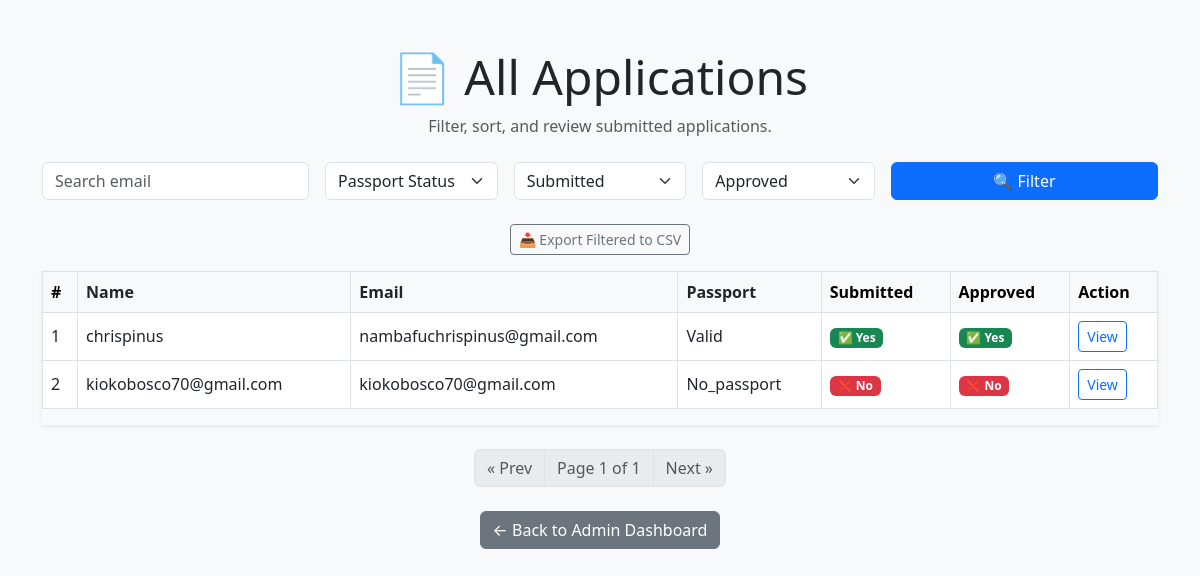
/admin/applications (signed in), run on an earlier commit of the app's database.
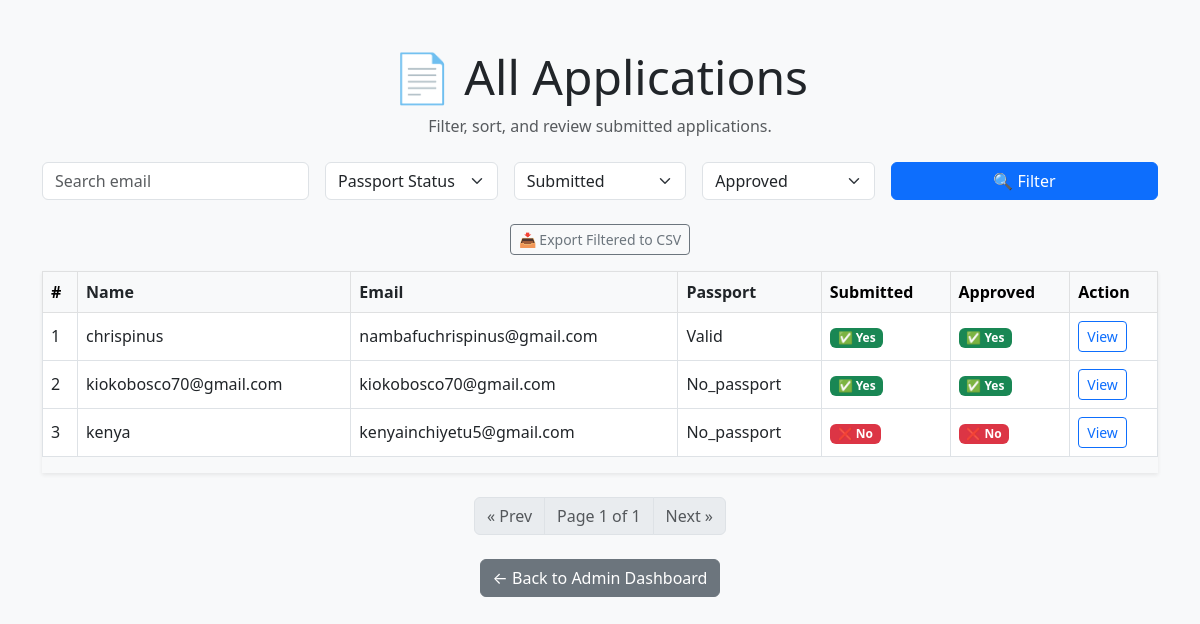
And on a later commit of the database.
### app/models/application.py (models this page shows, shortened)
class Application(db.Model):
    id = db.Column(db.Integer, primary_key=True)
    user_id = db.Column(db.Integer, db.ForeignKey('user.id'), nullable=False)
    user = db.relationship('User', backref='applications')
    passport_status = db.Column(
        db.String(20),
        nullable=False,
        comment="Passport status: 'has_passport', 'needs_passport', or 'applied_for_passport'"
    )
    phone_number = db.Column(
        db.String(20),
        nullable=True,
        comment="User's contact phone number"
    )
    date_of_birth = db.Column(
        db.Date,
        nullable=True,
        comment="User's date of birth in YYYY-MM-DD format"
    )
    education_level = db.Column(
        db.String(50),
        nullable=True,
        comment="Highest education level completed"
    )
    occupation = db.Column(
        db.String(100),
        nullable=True,
        comment="Current or most recent occupation"
    )
    marital_status = db.Column(
        db.String(20),
        nullable=True,
        comment="Marital status: single, married, divorced, etc."
    )
    cv_filename = db.Column(
        db.String(255),
        nullable=True,
        comment="Filename of uploaded CV/resume"
    )
    id_filename = db.Column(
        db.String(255),
        nullable=True,
        comment="Filename of uploaded ID document"
    )
    cert_filename = db.Column(
        db.String(255),
        nullable=True,
        comment="Filename of uploaded education certificate"
    )
    submitted = db.Column(
        db.Boolean,
        default=False,
        nullable=False,
        comment="Whether application has been submitted"
    )
    submitted_at = db.Column(
        db.DateTime,
        nullable=True,
        comment="Timestamp when application was submitted"
    )
    approved = db.Column(
        db.Boolean,
        default=False,
        nullable=False,
        comment="Whether application has been approved"
    )
    approved_at = db.Column(
        db.DateTime,
        nullable=True,
        comment="Timestamp when application was approved"
    )
    last_reminder_sent = db.Column(
        db.DateTime,
        nullable=True,
        comment="Timestamp when last reminder email was sent"
    )

### app/models/user.py (models this page shows, shortened)
class User(UserMixin, db.Model):  # ✅ Inherit UserMixin for Flask-Login support
    id = db.Column(db.Integer, primary_key=True)
    email = db.Column(db.String(120), unique=True, nullable=False)
    full_name = db.Column(db.String(120), nullable=False)
    password_hash = db.Column(db.String(128), nullable=False)
    is_admin = db.Column(db.Boolean, default=False)

### app/routes/admin_routes.py (the view)
@admin_bp.route('/admin/applications')
@login_required
def view_all_applications():
    if not current_user.is_admin:
        flash("Access denied. Admins only.", "danger")
        return redirect(url_for('auth.dashboard'))
    email = request.args.get('email')
    submitted = request.args.get('submitted')
    approved = request.args.get('approved')
    passport_status = request.args.get('passport_status')
    page = request.args.get('page', 1, type=int)
    per_page = 10  # You can change this to show more/less per page
    sort_by = request.args.get('sort_by', 'id')  # Default: sort by ID
    sort_dir = request.args.get('sort_dir', 'asc')  # Default: ascending order
    query = Application.query.join(User)
    if email:
        query = query.filter(User.email.ilike(f"%{email}%"))
    if passport_status:
        query = query.filter(Application.passport_status == passport_status)
    if submitted == 'yes':
        query = query.filter(Application.submitted.is_(True))
    elif submitted == 'no':
        query = query.filter(Application.submitted.is_(False))
    if approved == 'yes':
        query = query.filter(Application.approved.is_(True))
    elif approved == 'no':
        query = query.filter(Application.approved.is_(False))
    allowed_sort_columns = {
        'id': Application.id,
        'name': User.full_name,
        'email': User.email,
        'passport_status': Application.passport_status,
        'submitted': Application.submitted,
        'approved': Application.approved,
    }
    sort_column = allowed_sort_columns.get(sort_by, Application.id)
    sort_column = sort_column.desc() if sort_dir == 'desc' else sort_column.asc()
    query = query.order_by(sort_column)
    pagination = query.paginate(page=page, per_page=per_page, error_out=False)
    applications = pagination.items  # Get only current page's applications
    return render_template(
        'admin/view_all_applications.html',
        applications=applications,
        pagination=pagination,      # ✅ Needed for pagination controls
        sort_by=sort_by,            # ✅ For sorting arrows in template
        sort_dir=sort_dir           # ✅ For toggling asc/desc
    )

### app/scheduler/scheduler.py (called while the page is built)
def start_scheduler(app):
    with app.app_context():
        scheduler.add_job(
            func=lambda: auto_approve_submitted_applications(app),
            trigger='interval',
            hours=1,
            id='auto_approval_job',  # optional job id for reference
            replace_existing=True    # replace job if it already exists
        )
        if not scheduler.running:
            scheduler.start()
            current_app.logger.info("Scheduler started - auto-approval job scheduled every hour")
        @app.teardown_appcontext
        def shutdown_scheduler(exception=None):
            if scheduler.running:
                scheduler.shutdown(wait=False)
                current_app.logger.info("Scheduler shut down on app context teardown")

### app/templates/admin/view_all_applications.html (shortened to what the changed rows need)
<!DOCTYPE html>
<html lang="en">
<head>
    <link href="https://cdn.jsdelivr.net/npm/bootstrap@5.3.0/dist/css/bootstrap.min.css" rel="stylesheet">
</head>
<body class="bg-light">
<div class="container my-5">
    <div class="text-center mb-4">
        <h1 class="display-5">📄 All Applications</h1>
    </div>
    {% if applications %}
    <div class="table-responsive shadow-sm">
        <table class="table table-bordered table-hover bg-white align-middle">
            <thead class="table-light">
                <tr>
                    <th>#</th>
                    <th>
                        <a class="text-decoration-none text-dark" href="{{ url_for('admin_bp.view_all_applications',
                            sort_by='name',
                            sort_dir='desc' if sort_by == 'name' and sort_dir == 'asc' else 'asc',
                            **request.args.to_dict(flat=True)) }}">
                            Name {% if sort_by == 'name' %}{{ '▲' if sort_dir == 'asc' else '▼' }}{% endif %}
                        </a>
                    </th>
                    <th>
                        <a class="text-decoration-none text-dark" href="{{ url_for('admin_bp.view_all_applications',
                            sort_by='email',
                            sort_dir='desc' if sort_by == 'email' and sort_dir == 'asc' else 'asc',
                            **request.args.to_dict(flat=True)) }}">
                            Email {% if sort_by == 'email' %}{{ '▲' if sort_dir == 'asc' else '▼' }}{% endif %}
                        </a>
                    </th>
                    <th>
                        <a class="text-decoration-none text-dark" href="{{ url_for('admin_bp.view_all_applications',
                            sort_by='passport_status',
                            sort_dir='desc' if sort_by == 'passport_status' and sort_dir == 'asc' else 'asc',
                            **request.args.to_dict(flat=True)) }}">
                            Passport {% if sort_by == 'passport_status' %}{{ '▲' if sort_dir == 'asc' else '▼' }}{% endif %}
                        </a>
                    </th>
                    <th>Submitted</th>
                    <th>Approved</th>
                    <th>Action</th>
                </tr>
            </thead>
            <tbody>
                {% for app in applications %}
                    <tr>
                        <td>{{ loop.index }}</td>
                        <td>{{ app.user.full_name }}</td>
                        <td>{{ app.user.email }}</td>
                        <td>{{ app.passport_status|capitalize }}</td>
                        <td>
                            {% if app.submitted %}
                                <span class="badge bg-success">✅ Yes</span>
                            {% else %}
                                <span class="badge bg-danger">❌ No</span>
                            {% endif %}
                        </td>
                        <td>
                            {% if app.approved %}
                                <span class="badge bg-success">✅ Yes</span>
                            {% else %}
                                <span class="badge bg-danger">❌ No</span>
                            {% endif %}
                        </td>
                        <td>
                            <a href="{{ url_for('admin_bp.view_application', app_id=app.id) }}" class="btn btn-sm btn-outline-primary">View</a>
                        </td>
                    </tr>
                {% endfor %}
            </tbody>
        </table>
    </div>
    {% else %}
        <p class="text-center text-muted">No applications found.</p>
    {% endif %}
</div>
</body>
</html>

What changed in the data, as far as the page shows it:
changed Application "kiokobosco70@gmail.com": submitted "❌ No" → "✅ Yes"; approved "❌ No" → "✅ Yes"
added Application: user.full_name "kenya", user.email "kenyainchiyetu5@gmail.com", passport_status "No_passport", submitted "❌ No", approved "❌ No"
